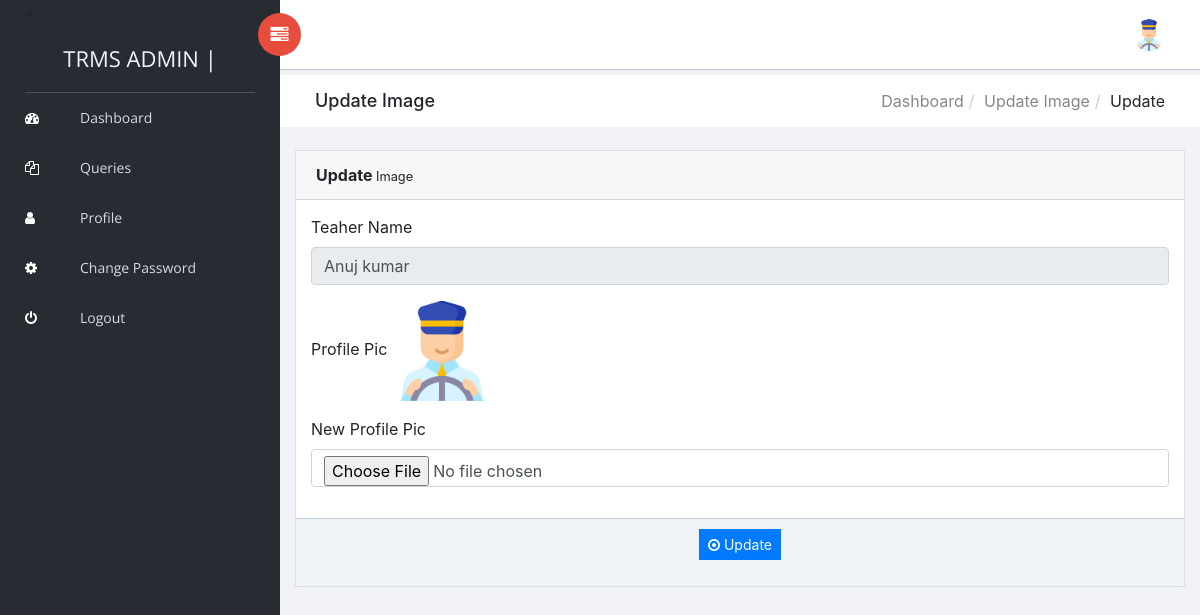
/trms/teacher/changeimage.php (signed in), run on the app's committed database.
### tables this page shows
CREATE TABLE `tblteacher` (
  `ID` int(10) NOT NULL,
  `Name` varchar(120) DEFAULT NULL,
  `Picture` varchar(200) NOT NULL,
  `Email` varchar(120) DEFAULT NULL,
  `MobileNumber` bigint(10) DEFAULT NULL,
  `password` varchar(255) DEFAULT NULL,
  `Qualifications` varchar(120) DEFAULT NULL,
  `Address` varchar(200) DEFAULT NULL,
  `TeacherSub` varchar(120) DEFAULT NULL,
  `description` mediumtext DEFAULT NULL,
  `teachingExp` varchar(10) DEFAULT NULL,
  `JoiningDate` varchar(120) DEFAULT NULL,
  `RegDate` timestamp NOT NULL DEFAULT current_timestamp(),
  `isPublic` int(1) DEFAULT NULL
);

### trms/teacher/changeimage.php (the view, shortened to what this page needs)
<?php
include('includes/dbconnection.php');
if (strlen($_SESSION['trmsuid']==0)) {
  header('location:logout.php');
  } else{
  ?>
<!doctype html>
<html class="no-js" lang="en">
<head>
    <link rel="stylesheet" href="../vendors/bootstrap/dist/css/bootstrap.min.css">
    <link rel="stylesheet" href="../vendors/font-awesome/css/font-awesome.min.css">
    <link rel="stylesheet" href="../vendors/themify-icons/css/themify-icons.css">
    <link rel="stylesheet" href="../vendors/flag-icon-css/css/flag-icon.min.css">
    <link rel="stylesheet" href="../vendors/selectFX/css/cs-skin-elastic.css">
    <link rel="stylesheet" href="../assets/css/style.css">
</head>
<body>
    <?php include_once('includes/sidebar.php');?>
    <div id="right-panel" class="right-panel">
        <?php include_once('includes/header.php');?>
        <div class="breadcrumbs">
            <div class="col-sm-4">
                <div class="page-header float-left">
                    <div class="page-title">
                        <h1>Update Image</h1>
                    </div>
                </div>
            </div>
            <div class="col-sm-8">
                <div class="page-header float-right">
                    <div class="page-title">
                        <ol class="breadcrumb text-right">
                            <li><a href="dashboard.php">Dashboard</a></li>
                            <li><a href="manage-teacher.php">Update Image</a></li>
                            <li class="active">Update</li>
                        </ol>
                    </div>
                </div>
            </div>
        </div>
        <div class="content mt-3">
            <div class="animated fadeIn">
                <div class="row">
                    <div class="col-lg-6">
                    </div>
                    <div class="col-lg-12">
                        <div class="card">
                            <div class="card-header"><strong>Update</strong><small> Image</small></div>
                            <form name="" method="post" action="" enctype="multipart/form-data">
                            <div class="card-body card-block">
 <?php
$eid=$_SESSION['trmsuid'];
$sql="SELECT * from  tblteacher where ID=$eid";
$query = $dbh -> prepare($sql);
$query->execute();
$results=$query->fetchAll(PDO::FETCH_OBJ);
$cnt=1;
if($query->rowCount() > 0)
{
foreach($results as $row)
{               ?>
                                <div class="form-group"><label for="company" class=" form-control-label">Teaher Name</label><input type="text" name="subjects" value="<?php  echo $row->Name;?>" class="form-control" id="subjects" readonly='true'></div>
                                <div class="form-group"><label for="company" class=" form-control-label">Profile Pic</label>
                                <?php if($row->Picture==''):?>
<img src="images/no-image.png"  alt="NO Image">
<?php else: ?>
<img src="images/<?php echo $row->Picture;?>" width="100" height="100" value="<?php  echo $row->Picture;?>">
<?php endif;?>
                                </div>
                                <div class="form-group">
                                    <label for="company" class=" form-control-label">New Profile Pic</label>
                                    <input type="file" name="newpic" value="" class="form-control" id="newpic" required='true'>
                                </div>
                                                    </div>
                                                   <?php $cnt=$cnt+1;}} ?>
                                                     <div class="card-footer">
                                                       <p style="text-align: center;"><button type="submit" class="btn btn-primary btn-sm" name="submit" id="submit">
                                                            <i class="fa fa-dot-circle-o"></i> Update
                                                        </button></p>
                                                    </div>
                                                </div>
                                            </div>
                                            </div>
                                        </div>
                                    </div>
                                </div>
</body>
</html>
<?php }  ?>

### trms/teacher/includes/header.php (shortened to what this page needs)
 <header id="header" class="header">
            <div class="header-menu">
                <div class="col-sm-7">
                    <a id="menuToggle" class="menutoggle pull-left"><i class="fa fa fa-tasks"></i></a>
                </div>
                <div class="col-sm-5">
                    <div class="user-area dropdown float-right">
                        <a href="#" class="dropdown-toggle" data-toggle="dropdown" aria-haspopup="true" aria-expanded="false">
 <?php
$eid=$_SESSION['trmsuid'];
$query=$dbh -> prepare("SELECT * from  tblteacher where ID=$eid");
$query->execute();
$results=$query->fetchAll(PDO::FETCH_OBJ);
foreach($results as $row)
{
    if($row->Picture==''):?>
                            <img class="user-avatar rounded-circle" src="images/images.png" alt="User Avatar">
                            <?php else: ?>
<img src="images/<?php echo $row->Picture;?>" class="user-avatar rounded-circle">
<?php endif;?>
                        </a>
<?php } ?>
                    </div>
                </div>
            </div>
        </header>

### data on the page
tblteacher: Picture (picture), subjects "Anuj kumar"
